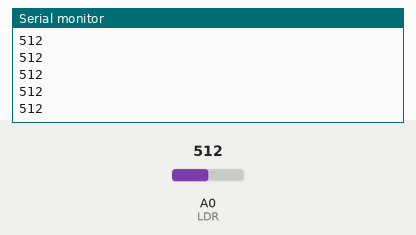
Recording of a sketch running on a simulated Arduino Uno, built with avr-gcc and run on an emulated ATmega328P. Parts: the last lines printed to the serial monitor. Inputs (shaded band) come from the test bench; at power-on: A0 (LDR) = 512.

Above: at 2.4 s.
2.5 s: A0 (LDR) set to 716
At 2.53 s:
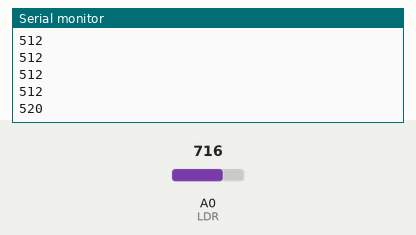
4.0 s: A0 (LDR) set to 900
At 4.03 s:
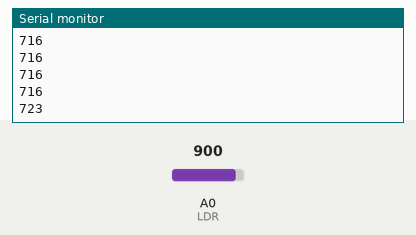
Timing chart, 0 to 7.0 s (numbered marks = the images above; inputs shaded):
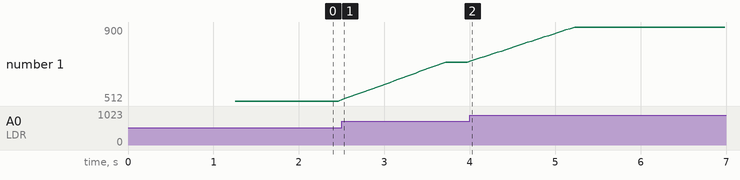

Measured:
- after the input at 2.5 s, the serial monitor: prints a new line at once (image 1)
- after the input at 4.0 s, the serial monitor: prints a new line at once (image 2)
- plotted number 1: 512 → 716 after the input at 2.5 s, 716 → 900 after the input at 4.0 s

The sketch:

light-meter-LDR-ArduinoSketch.ino
```cpp
// MakerMatrix, 2019
// https://www.youtube.com/channel/UCmzG8TnncnbLBt5bfQoGR-Q
// X3msnake's reference for LDR setup: https://www.c-sharpcorner.com/UploadFile/d15fb8/ldr-with-arduino/
// Smoothing implemented from ideas at https://www.arduino.cc/en/Tutorial/Smoothing

int LDR=A0;                  // Install LDR signal at pin A0
int sampleDelay = 50;        // Sample every 50ms - any faster than this causes buffering and lag at the client
const int windowSize = 25;   // Smooth over a window of 25 samples
int LDRcache[windowSize], total, mean, i;

void setup() {

  Serial.begin(57600);
  total = mean = 0;

  // Let's average out some noise - start by collecting windowSize number of samples
  for( i=0; i<windowSize; i++){
    LDRcache[i] = analogRead(LDR);
    total += LDRcache[i];
    delay(sampleDelay);
  }

  // Compute the mean of that window and send it...
  mean = total/windowSize;
  Serial.println(mean);

}

void loop() {

  // To continue smoothing the data we now continuously loop over the cached LDR values
  // and replace the oldest one with the latest sample.  Then compute a new mean.
  for( i=0; i<windowSize; i++){
     total -= LDRcache[i];          // Subtract the oldest cached value from total
     LDRcache[i] = analogRead(LDR); // Replace it with a new measurement;
     total += LDRcache[i];          // Add the newest measurement to total
     mean = total/windowSize;       // Compute the new mean
     Serial.println(mean);          // Send it
     delay(sampleDelay);            // Wait for the next sample...
  }

}
```
